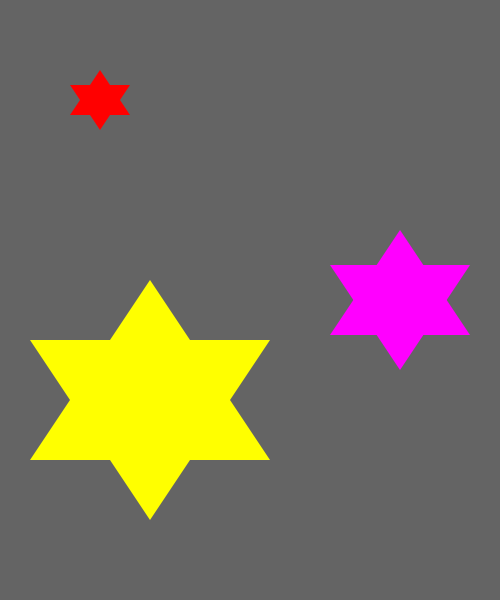
Frame 1 (no input)
Frame 60 (the mouse pressed at the canvas centre just before this capture): identical to frame 1, image omitted
Frame 120 (the mouse held since frame 60 and released just before this capture): identical to frame 1, image omitted

The Processing sketch that drew this single still picture (run headless with seeded random() and noise(); from frame 60 on, the mouse is pressed at the canvas centre):

// Processing sketch: p05_04_functions_moreParameters
// ── p05_04_functions_moreParameters.pde
// IMA NYU Shanghai
// Interaction Lab

void setup() {
  size(500, 600);
  noStroke();
}

void draw() {
  background(100);

  // reusability!
  fill(255, 0, 0);
  star(100, 100, 0.3);
  
  fill(255, 255, 0);
  star(150, 400, 1.2);
  
  fill(255, 0, 255);
  star(400, 300, 0.7);
}

// we can add more parameters!
// now we can change the size too!

void star(int x, int y, float scaleValue) {
  pushMatrix();
  translate(x, y);
  scale(scaleValue);
  triangle(0, 100, 100, -50, -100, -50);
  rotate(PI);
  triangle(0, 100, 100, -50, -100, -50);
  popMatrix();
}
